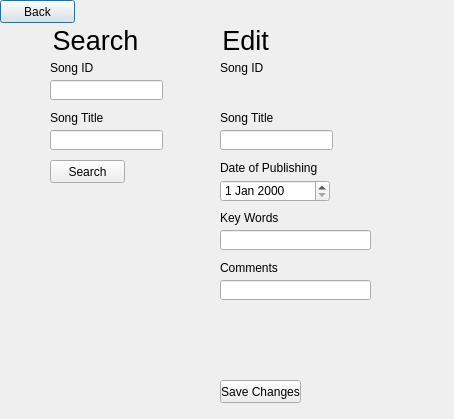
<?xml version="1.0" encoding="UTF-8"?>
<ui version="4.0">
 <class>Music_Songs_Search</class>
 <widget class="QDialog" name="Music_Songs_Search">
  <property name="geometry">
   <rect>
    <x>0</x>
    <y>0</y>
    <width>454</width>
    <height>419</height>
   </rect>
  </property>
  <property name="windowTitle">
   <string>Search Songs</string>
  </property>
  <widget class="QPushButton" name="SearchSongs_BackButton">
   <property name="geometry">
    <rect>
     <x>0</x>
     <y>0</y>
     <width>75</width>
     <height>23</height>
    </rect>
   </property>
   <property name="text">
    <string>Back</string>
   </property>
  </widget>
  <widget class="QLineEdit" name="SearchSongs_NumberSearch">
   <property name="geometry">
    <rect>
     <x>50</x>
     <y>80</y>
     <width>113</width>
     <height>20</height>
    </rect>
   </property>
  </widget>
  <widget class="QLabel" name="AddAlbum_MainText">
   <property name="geometry">
    <rect>
     <x>50</x>
     <y>30</y>
     <width>91</width>
     <height>20</height>
    </rect>
   </property>
   <property name="font">
    <font>
     <pointsize>20</pointsize>
    </font>
   </property>
   <property name="text">
    <string>Search</string>
   </property>
   <property name="alignment">
    <set>Qt::AlignCenter</set>
   </property>
  </widget>
  <widget class="QLabel" name="SearchSongs_AlbumCommentsValidation">
   <property name="geometry">
    <rect>
     <x>290</x>
     <y>260</y>
     <width>151</width>
     <height>16</height>
    </rect>
   </property>
   <property name="text">
    <string>&lt;html&gt;&lt;head/&gt;&lt;body&gt;&lt;p&gt;&lt;span style=&quot; color:#ff0000;&quot;/&gt;&lt;/p&gt;&lt;/body&gt;&lt;/html&gt;</string>
   </property>
  </widget>
  <widget class="QLabel" name="SearchAlbums_AlbumNumberText">
   <property name="geometry">
    <rect>
     <x>220</x>
     <y>60</y>
     <width>81</width>
     <height>16</height>
    </rect>
   </property>
   <property name="text">
    <string>Song ID</string>
   </property>
  </widget>
  <widget class="QLabel" name="AddAlbum_MainText_2">
   <property name="geometry">
    <rect>
     <x>210</x>
     <y>30</y>
     <width>71</width>
     <height>20</height>
    </rect>
   </property>
   <property name="font">
    <font>
     <pointsize>20</pointsize>
    </font>
   </property>
   <property name="text">
    <string>Edit</string>
   </property>
   <property name="alignment">
    <set>Qt::AlignCenter</set>
   </property>
  </widget>
  <widget class="QLabel" name="SearchAlbums_TitleText">
   <property name="geometry">
    <rect>
     <x>50</x>
     <y>110</y>
     <width>71</width>
     <height>16</height>
    </rect>
   </property>
   <property name="text">
    <string>Song Title</string>
   </property>
  </widget>
  <widget class="QLabel" name="SearchSongs_AlbumTitleValidation">
   <property name="geometry">
    <rect>
     <x>280</x>
     <y>110</y>
     <width>151</width>
     <height>16</height>
    </rect>
   </property>
   <property name="text">
    <string>&lt;html&gt;&lt;head/&gt;&lt;body&gt;&lt;p&gt;&lt;span style=&quot; color:#ff0000;&quot;/&gt;&lt;/p&gt;&lt;/body&gt;&lt;/html&gt;</string>
   </property>
  </widget>
  <widget class="QDateEdit" name="SearchSongs_SongDateBox">
   <property name="geometry">
    <rect>
     <x>220</x>
     <y>180</y>
     <width>110</width>
     <height>22</height>
    </rect>
   </property>
  </widget>
  <widget class="QLineEdit" name="SearchSongs_SongTitleBox">
   <property name="geometry">
    <rect>
     <x>220</x>
     <y>130</y>
     <width>113</width>
     <height>20</height>
    </rect>
   </property>
   <property name="text">
    <string/>
   </property>
  </widget>
  <widget class="QLabel" name="SearchAlbums_AlbumTitleText">
   <property name="geometry">
    <rect>
     <x>220</x>
     <y>110</y>
     <width>81</width>
     <height>16</height>
    </rect>
   </property>
   <property name="text">
    <string>Song Title</string>
   </property>
  </widget>
  <widget class="QPushButton" name="SearchSongs_SearchButton">
   <property name="geometry">
    <rect>
     <x>50</x>
     <y>160</y>
     <width>75</width>
     <height>23</height>
    </rect>
   </property>
   <property name="text">
    <string>Search</string>
   </property>
  </widget>
  <widget class="QLineEdit" name="SearchSongs_SongKeyBox">
   <property name="geometry">
    <rect>
     <x>220</x>
     <y>230</y>
     <width>151</width>
     <height>20</height>
    </rect>
   </property>
  </widget>
  <widget class="QLabel" name="SearchAlbums_AlbumKeyText">
   <property name="geometry">
    <rect>
     <x>220</x>
     <y>210</y>
     <width>81</width>
     <height>16</height>
    </rect>
   </property>
   <property name="text">
    <string>Key Words</string>
   </property>
  </widget>
  <widget class="QLineEdit" name="SearchSongs_TitleSearch">
   <property name="geometry">
    <rect>
     <x>50</x>
     <y>130</y>
     <width>113</width>
     <height>20</height>
    </rect>
   </property>
  </widget>
  <widget class="QLabel" name="SearchAlbums_AlbumCommentsText">
   <property name="geometry">
    <rect>
     <x>220</x>
     <y>260</y>
     <width>81</width>
     <height>16</height>
    </rect>
   </property>
   <property name="text">
    <string>Comments</string>
   </property>
  </widget>
  <widget class="QLabel" name="SearchSongs_SongNumberBox">
   <property name="geometry">
    <rect>
     <x>220</x>
     <y>80</y>
     <width>46</width>
     <height>13</height>
    </rect>
   </property>
   <property name="text">
    <string/>
   </property>
  </widget>
  <widget class="QLineEdit" name="SearchSongs_SongCommentsBox">
   <property name="geometry">
    <rect>
     <x>220</x>
     <y>280</y>
     <width>151</width>
     <height>20</height>
    </rect>
   </property>
  </widget>
  <widget class="QLabel" name="SearchAlbums_NumberText">
   <property name="geometry">
    <rect>
     <x>50</x>
     <y>60</y>
     <width>71</width>
     <height>16</height>
    </rect>
   </property>
   <property name="text">
    <string>Song ID</string>
   </property>
  </widget>
  <widget class="QPushButton" name="SearchSongs_SaveButton">
   <property name="geometry">
    <rect>
     <x>220</x>
     <y>380</y>
     <width>81</width>
     <height>23</height>
    </rect>
   </property>
   <property name="text">
    <string>Save Changes</string>
   </property>
  </widget>
  <widget class="QLabel" name="SearchAlbums_AlbumDateText">
   <property name="geometry">
    <rect>
     <x>220</x>
     <y>160</y>
     <width>101</width>
     <height>16</height>
    </rect>
   </property>
   <property name="text">
    <string>Date of Publishing</string>
   </property>
  </widget>
  <widget class="QLabel" name="SearchSongs_AlbumKeyValidation">
   <property name="geometry">
    <rect>
     <x>300</x>
     <y>210</y>
     <width>151</width>
     <height>16</height>
    </rect>
   </property>
   <property name="text">
    <string>&lt;html&gt;&lt;head/&gt;&lt;body&gt;&lt;p&gt;&lt;span style=&quot; color:#ff0000;&quot;/&gt;&lt;/p&gt;&lt;/body&gt;&lt;/html&gt;</string>
   </property>
  </widget>
 </widget>
 <resources/>
 <connections>
  <connection>
   <sender>SearchSongs_BackButton</sender>
   <signal>clicked()</signal>
   <receiver>Music_Songs_Search</receiver>
   <slot>BackButton()</slot>
   <hints>
    <hint type="sourcelabel">
     <x>50</x>
     <y>9</y>
    </hint>
    <hint type="destinationlabel">
     <x>73</x>
     <y>379</y>
    </hint>
   </hints>
  </connection>
  <connection>
   <sender>SearchSongs_SearchButton</sender>
   <signal>clicked()</signal>
   <receiver>Music_Songs_Search</receiver>
   <slot>SearchSongs()</slot>
   <hints>
    <hint type="sourcelabel">
     <x>103</x>
     <y>170</y>
    </hint>
    <hint type="destinationlabel">
     <x>81</x>
     <y>882</y>
    </hint>
   </hints>
  </connection>
  <connection>
   <sender>SearchSongs_SaveButton</sender>
   <signal>clicked()</signal>
   <receiver>Music_Songs_Search</receiver>
   <slot>SaveChanges()</slot>
   <hints>
    <hint type="sourcelabel">
     <x>274</x>
     <y>397</y>
    </hint>
    <hint type="destinationlabel">
     <x>301</x>
     <y>521</y>
    </hint>
   </hints>
  </connection>
 </connections>
 <slots>
  <slot>BackButton()</slot>
  <slot>SearchSongs()</slot>
  <slot>SaveChanges()</slot>
 </slots>
</ui>
